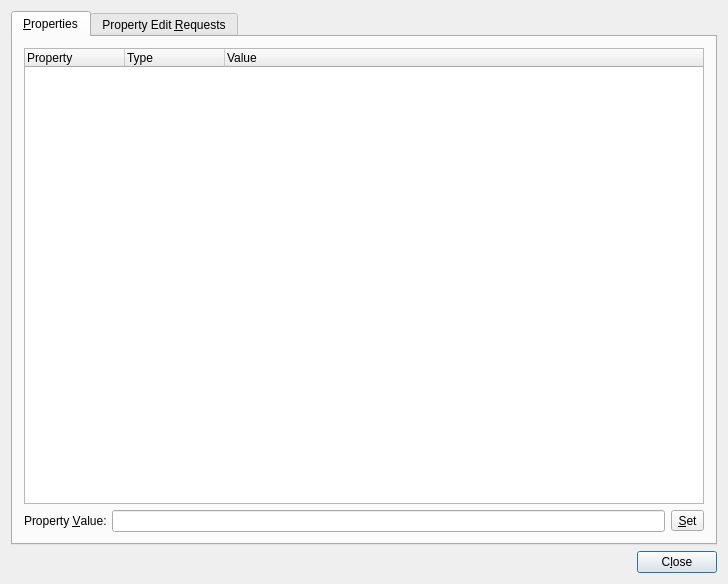
<ui version="4.0" >
 <author></author>
 <comment>*********************************************************************
**
** Copyright (C) 2009 Nokia Corporation and/or its subsidiary(-ies).
** Contact: Nokia Corporation (qt-info@nokia.com)
**
** This file is part of the tools applications of the Qt Toolkit.
**
** $QT_BEGIN_LICENSE:LGPL$
** No Commercial Usage
** This file contains pre-release code and may not be distributed.
** You may use this file in accordance with the terms and conditions
** contained in the either Technology Preview License Agreement or the
** Beta Release License Agreement.
**
** GNU Lesser General Public License Usage
** Alternatively, this file may be used under the terms of the GNU Lesser
** General Public License version 2.1 as published by the Free Software
** Foundation and appearing in the file LICENSE.LGPL included in the
** packaging of this file.  Please review the following information to
** ensure the GNU Lesser General Public License version 2.1 requirements
** will be met: http://www.gnu.org/licenses/old-licenses/lgpl-2.1.html.
**
** In addition, as a special exception, Nokia gives you certain
** additional rights. These rights are described in the Nokia Qt LGPL
** Exception version 1.0, included in the file LGPL_EXCEPTION.txt in this
** package.
**
** GNU General Public License Usage
** Alternatively, this file may be used under the terms of the GNU
** General Public License version 3.0 as published by the Free Software
** Foundation and appearing in the file LICENSE.GPL included in the
** packaging of this file.  Please review the following information to
** ensure the GNU General Public License version 3.0 requirements will be
** met: http://www.gnu.org/copyleft/gpl.html.
**
** If you are unsure which license is appropriate for your use, please
** contact the sales department at http://qt.nokia.com/contact.
** $QT_END_LICENSE$
**
*********************************************************************</comment>
 <exportmacro></exportmacro>
 <class>ChangeProperties</class>
 <widget class="QDialog" name="ChangeProperties" >
  <property name="geometry" >
   <rect>
    <x>0</x>
    <y>0</y>
    <width>728</width>
    <height>584</height>
   </rect>
  </property>
  <property name="windowTitle" >
   <string>Change Control Properties</string>
  </property>
  <layout class="QVBoxLayout" >
   <property name="margin" >
    <number>11</number>
   </property>
   <property name="spacing" >
    <number>6</number>
   </property>
   <item>
    <widget class="QTabWidget" name="tabWidget" >
     <widget class="QWidget" name="propertiesTab" >
      <attribute name="title" >
       <string>&amp;Properties</string>
      </attribute>
      <layout class="QVBoxLayout" >
       <property name="margin" >
        <number>11</number>
       </property>
       <property name="spacing" >
        <number>6</number>
       </property>
       <item>
        <widget class="QTreeWidget" name="listProperties" >
         <property name="rootIsDecorated" >
          <bool>false</bool>
         </property>
         <column>
          <property name="text" >
           <string>Property</string>
          </property>
         </column>
         <column>
          <property name="text" >
           <string>Type</string>
          </property>
         </column>
         <column>
          <property name="text" >
           <string>Value</string>
          </property>
         </column>
        </widget>
       </item>
       <item>
        <layout class="QHBoxLayout" >
         <property name="margin" >
          <number>0</number>
         </property>
         <property name="spacing" >
          <number>6</number>
         </property>
         <item>
          <widget class="QLabel" name="valueLabel" >
           <property name="text" >
            <string>Property &amp;Value:</string>
           </property>
           <property name="buddy" >
            <cstring>editValue</cstring>
           </property>
          </widget>
         </item>
         <item>
          <widget class="QLineEdit" name="editValue" />
         </item>
         <item>
          <widget class="QToolButton" name="buttonSet" >
           <property name="text" >
            <string>&amp;Set</string>
           </property>
          </widget>
         </item>
        </layout>
       </item>
      </layout>
     </widget>
     <widget class="QWidget" name="requestTab" >
      <attribute name="title" >
       <string>Property Edit &amp;Requests</string>
      </attribute>
      <layout class="QVBoxLayout" >
       <property name="margin" >
        <number>11</number>
       </property>
       <property name="spacing" >
        <number>6</number>
       </property>
       <item>
        <widget class="QTreeWidget" name="listEditRequests" >
         <column>
          <property name="text" >
           <string>Property</string>
          </property>
         </column>
        </widget>
       </item>
      </layout>
     </widget>
    </widget>
   </item>
   <item>
    <layout class="QHBoxLayout" >
     <property name="margin" >
      <number>0</number>
     </property>
     <property name="spacing" >
      <number>6</number>
     </property>
     <item>
      <spacer>
       <property name="orientation" >
        <enum>Qt::Horizontal</enum>
       </property>
       <property name="sizeType" >
        <enum>QSizePolicy::Expanding</enum>
       </property>
       <property name="sizeHint" >
        <size>
         <width>1</width>
         <height>1</height>
        </size>
       </property>
      </spacer>
     </item>
     <item>
      <widget class="QPushButton" name="buttonClose" >
       <property name="text" >
        <string>C&amp;lose</string>
       </property>
      </widget>
     </item>
    </layout>
   </item>
  </layout>
 </widget>
 <layoutdefault spacing="6" margin="11" />
 <pixmapfunction></pixmapfunction>
 <resources/>
 <connections>
  <connection>
   <sender>buttonClose</sender>
   <signal>clicked()</signal>
   <receiver>ChangeProperties</receiver>
   <slot>accept()</slot>
   <hints>
    <hint type="sourcelabel" >
     <x>669</x>
     <y>558</y>
    </hint>
    <hint type="destinationlabel" >
     <x>566</x>
     <y>551</y>
    </hint>
   </hints>
  </connection>
 </connections>
</ui>
